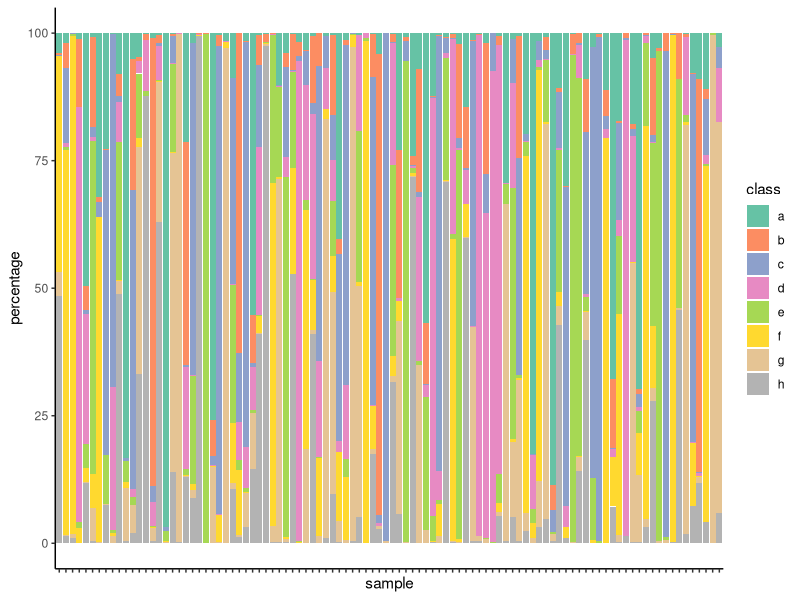

This figure's R source: (Note: this script raises an error after producing the figure.)
library(tidyverse)
library(RColorBrewer)

generate_percentages <- function(N){
    random_N <- rlnorm(n = N, sdlog = 3)
    (random_N / sum(random_N)) * 100
}

my_data <- replicate(100, generate_percentages(8)) %>%
    as.data.frame() %>%
    cbind(class = letters[1:8]) %>%
    pivot_longer(cols = !class, names_to = "sample", values_to = "percentage")

my_data

no_reorder <- my_data %>%
    ggplot(aes(x = sample, y = percentage)) +
    geom_bar(stat = "identity", aes(fill = class)) +
    scale_fill_manual(values = brewer.pal(8, "Set2")) +
    theme_classic() +
    theme(axis.text.x = element_blank())

no_reorder

sample_grouping <- my_data %>%
    group_by(sample) %>%
    slice_max(order_by = percentage) %>%
    select(class, sample) %>%
    rename(peak_class = class)

sample_grouping

my_data_reordered <- my_data %>%
    inner_join(sample_grouping, by = "sample") %>%
    group_by(peak_class) %>%
    mutate(rank = rank(percentage)) %>%  # rank samples at the level of each peak subtype
    mutate(sample = reorder(sample, -rank)) %>%   # this reorders samples
    ungroup()

head(my_data_reordered)

bars_reordered <- my_data_reordered %>%
    ggplot(aes(x = sample, y = percentage)) +
    geom_bar(stat = "identity", aes(fill = class)) +
    scale_fill_manual(values = brewer.pal(8, "Set2")) +
    theme_classic() +
    theme(axis.text.x = element_blank(),
          strip.background = element_blank(),
          strip.text = element_blank(),
          panel.spacing.x = unit(0.1, "line"))

wrap_plots(
    no_reorder +
        labs(title = "Without reordering bars"),
    bars_reordered +
        labs(title = "Bars reordered"),
    guides = "collect",
    nrow = 2
) &
    labs(y = "relative abundance (%)") &
    theme(title = element_text(size = 10))
